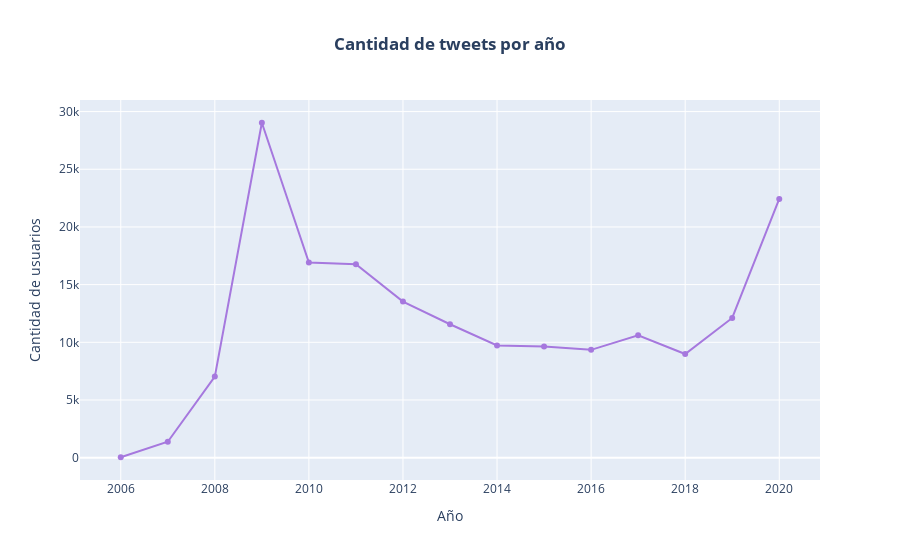

Notebook source saved alongside this figure:
### Markdown cell above
#### Frecuencia en la que se tuiteó

### Code cell
import plotly.graph_objs as go


df['user_created'] = pd.to_datetime(df['user_created'])
df['year_created'] = df['user_created'].dt.year

data2 = df['year_created'].value_counts().reset_index().rename(columns = {
    'year_created' : 'count', 'index' : 'year_added'}).sort_values('year_added')[1:] # Since twitter was started from 2006
data2['percent'] = data2['count'].apply(lambda x : 100*x/sum(data2['count']))

t1 = go.Scatter(x=data2['year_added'], y=data2["count"], marker=dict(color="#a678de"))

layout = go.Layout(title="<b>Cantidad de tweets por año</b>", legend=dict(x=0.1, y=1.1, orientation="h"))
fig = go.Figure(t1, layout=layout)
fig.update_layout(xaxis_title="Año", yaxis_title="Cantidad de usuarios",title_x=0.5)
fig.show()

### Figure 1 — Plotly figure (JSON) as saved in the notebook; plotly's stock layout.template omitted (floating-point values rounded to 4 significant figures)
{"data": [{"marker": {"color": "#a678de"}, "type": "scatter", "x": [2006, 2007, 2008, 2009, 2010, 2011, 2012, 2013, 2014, 2015, 2016, 2017, 2018, 2019, 2020], "y": [37, 1379, 7027, 29031, 16922, 16761, 13533, 11566, 9727, 9640, 9345, 10611, 8986, 12114, 22428]}], "layout": {"legend": {"orientation": "h", "x": 0.1, "y": 1.1}, "title": {"text": "<b>Cantidad de tweets por año</b>", "x": 0.5}, "xaxis": {"title": {"text": "Año"}}, "yaxis": {"title": {"text": "Cantidad de usuarios"}}}}
